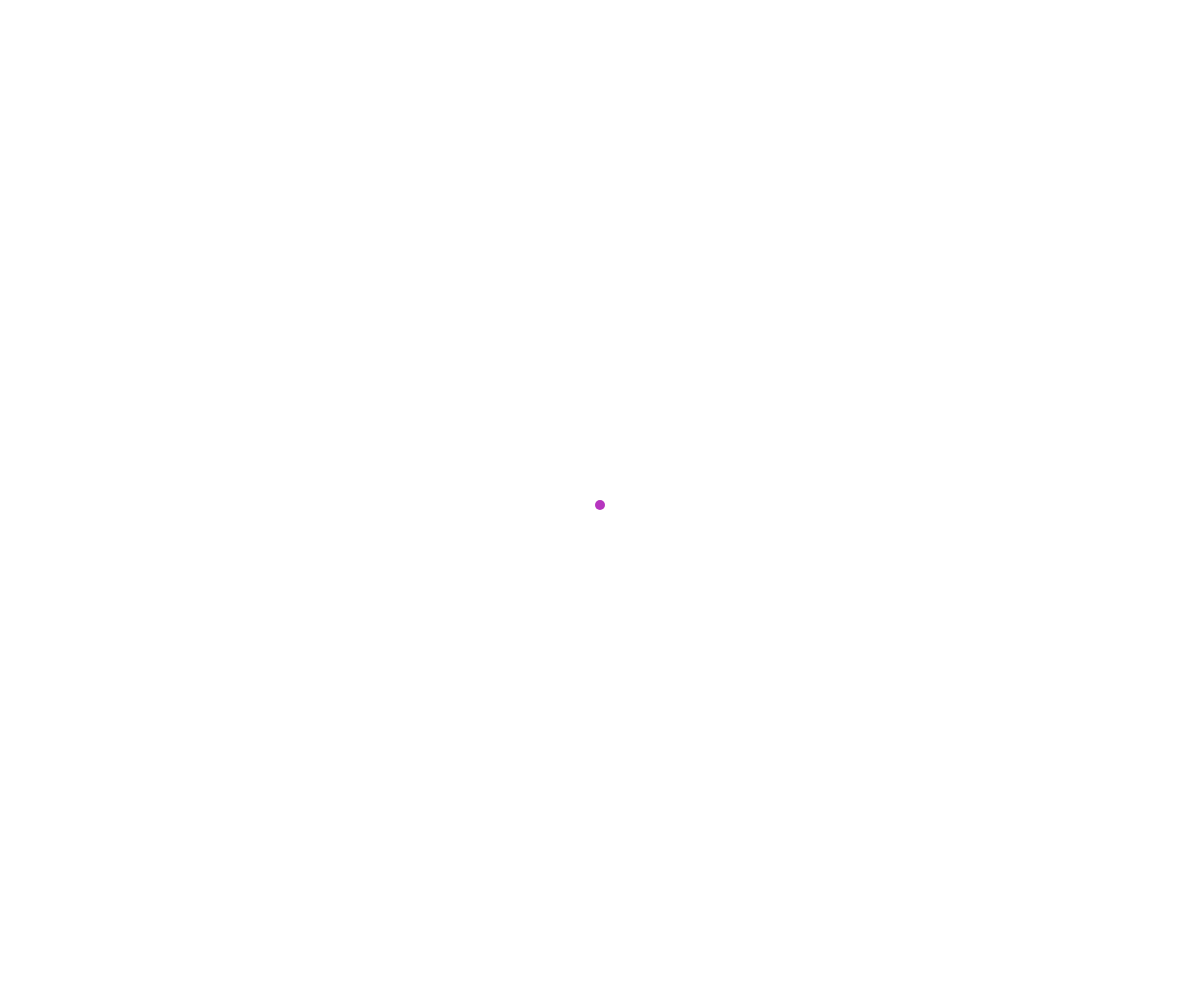
Frame 1 (no input)
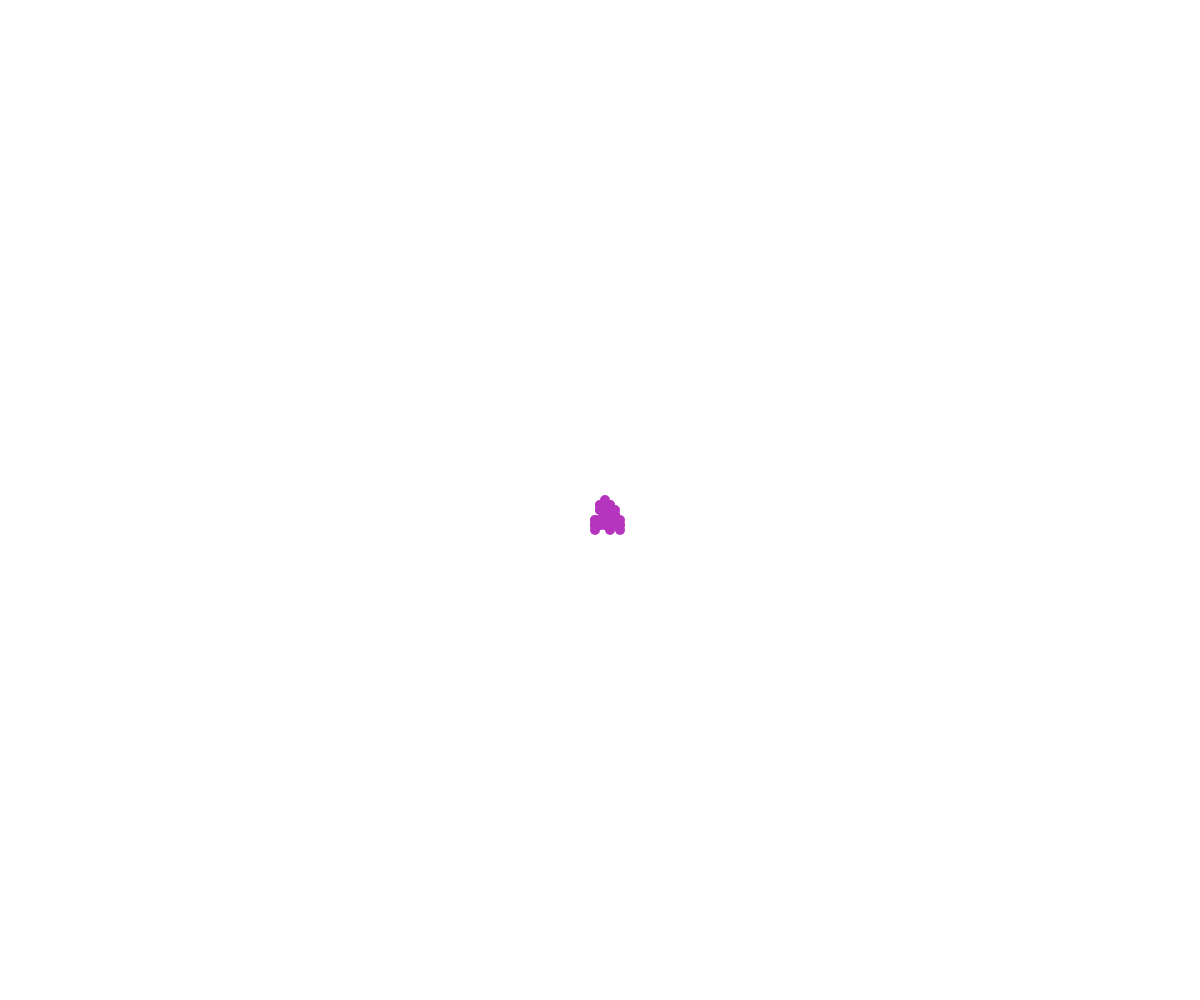
Frame 60 (no input)
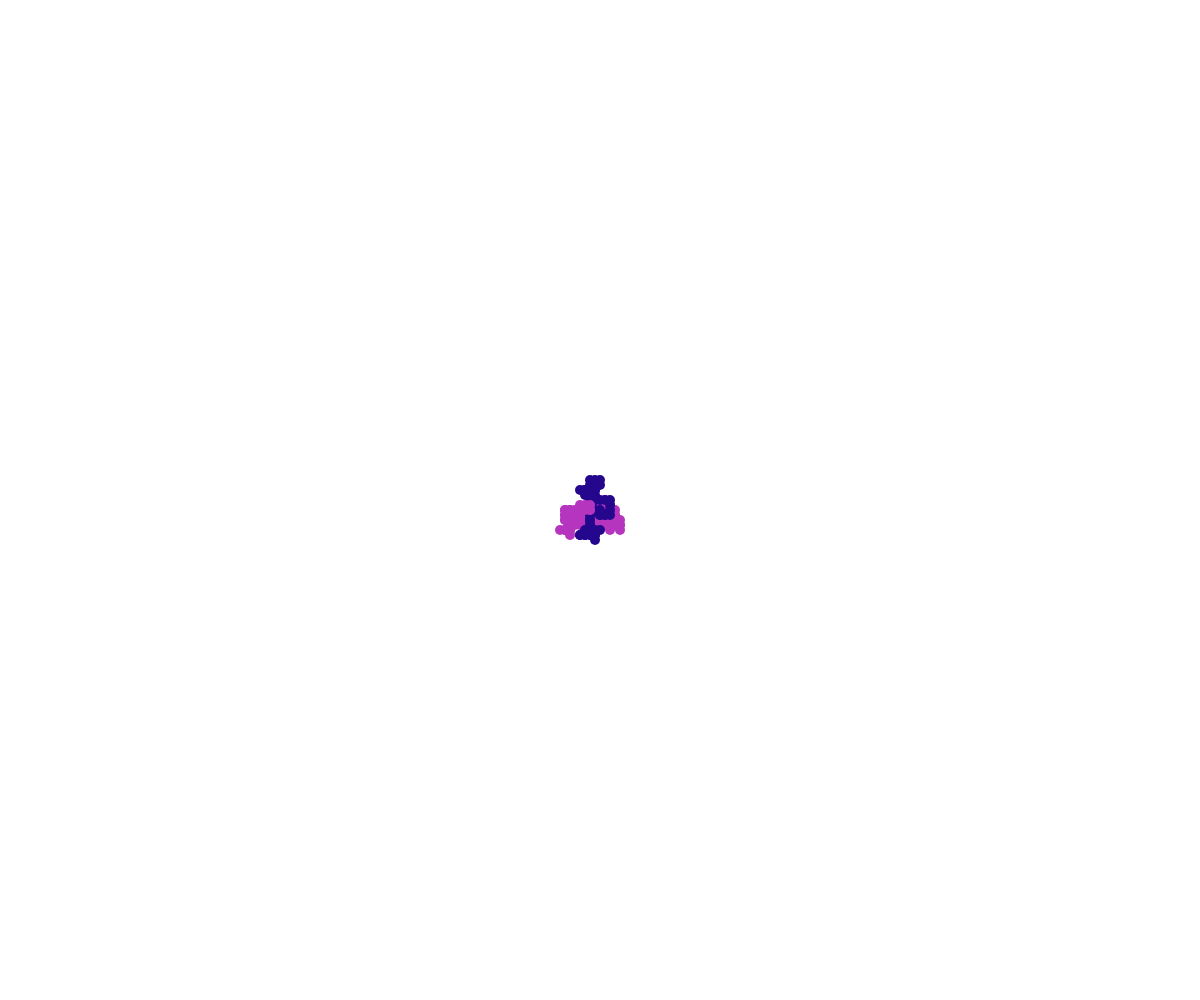
Frame 120 (the mouse pressed at the canvas centre since frame 60)

The p5.js sketch that drew these frames (run headless with seeded random() and noise() and a simulated clock; from frame 60 on, the mouse is pressed at the canvas centre):

// p5.js sketch
// ── sketch.js
// Walker OOP demo
// Your Name
// Date
//
// Extra for Experts:
// - describe what you did to take this project "above and beyond"

class Walker {
  constructor(x, y, theColour) {
    this.x = x;
    this.y = y;
    this.colour = theColour;
    this.radius = 5;
    this.speed = 5;
  }

  display() {
    noStroke();
    fill(this.colour);
    circle(this.x, this.y, 2 * this.radius);
  }

  move() {
    let choice = random(100);
    if (choice < 25) {
      this.y -= this.speed;
    }
    else if (choice < 50) {
      this.y += this.speed;
    }
    else if (choice < 75) {
      this.x -= this.speed;
    }
    else {
      this.x += this.speed;
    }
  }
}

// let arbe;
// let sam;
let theWalkers = [];

function setup() {
  createCanvas(windowWidth, windowHeight);
  // arbe = new Walker(width / 2, height / 2, "purple");
  // sam = new Walker(width / 4, height / 2, "red");
  spawnWalker(width / 2, height / 2);
}

function draw() {
  // background(220);
  // arbe.display();
  // arbe.move();
  // sam.display();
  // sam.move();

  for (let aWalker of theWalkers) {
    aWalker.move();
    aWalker.display();
  }
}

function mousePressed() {
  spawnWalker(mouseX, mouseY);
}

function spawnWalker(x, y) {
  let r = random(255);
  let g = random(255);
  let b = random(255);
  let someColour = color(r, g, b);
  let someWalker = new Walker(x, y, someColour);
  theWalkers.push(someWalker);
}
